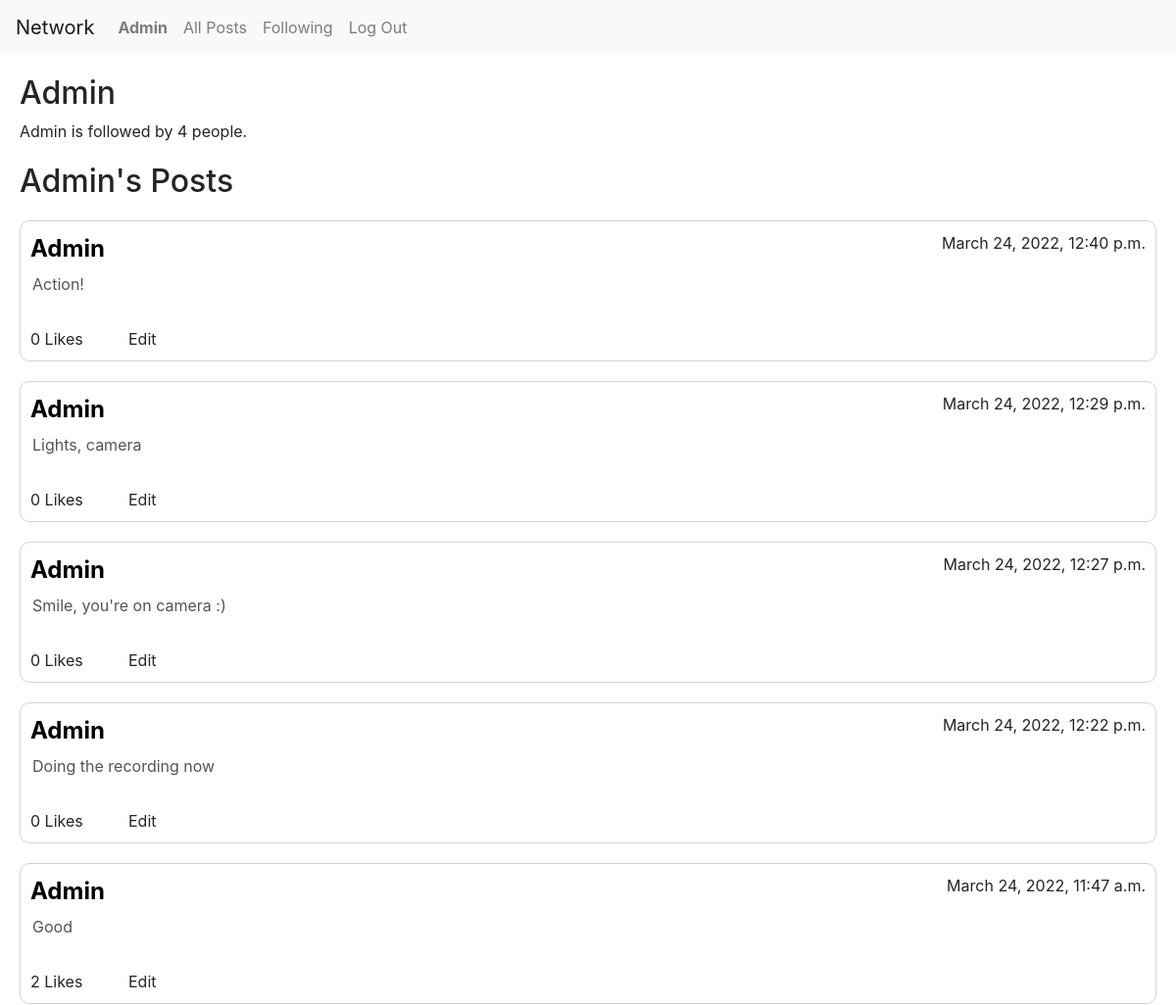
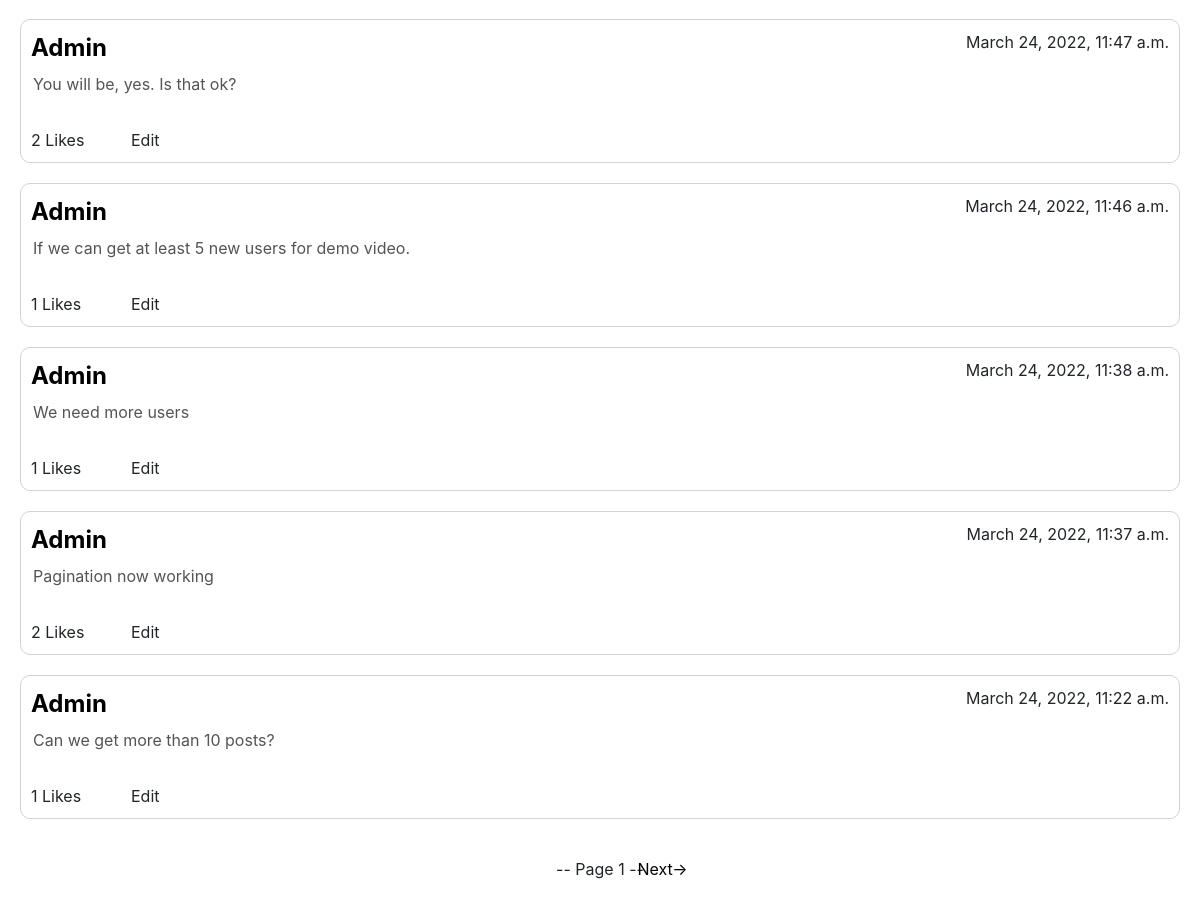
The app's page /profile3 (signed in) with its own data (2 pictures, top to bottom).
### network/models.py (models this page shows, shortened)
class User(AbstractUser):
    def __str__(self):
        return f"{self.username}"
    pass

class Post(models.Model):
    user = models.ForeignKey("User", on_delete=models.CASCADE, related_name="posts")
    content = models.CharField(max_length=300)
    timestamp = models.DateTimeField(auto_now_add=True)
    like_count = models.IntegerField(default=0)

### network/views.py (the view, shortened to what this page needs)
# urls.py: path("profile<str:user_id>", views.profile, name="profile"),
def profile(request, user_id):
    if request.method == 'GET':
        user = User.objects.get(pk=user_id)
        following = Follow.objects.filter(following=user, follower=request.user)
        follower_list = Follow.objects.filter(following=user)
        followers = len(follower_list)
        posts = Post.objects.filter(user=user).order_by('-timestamp')
        update_likes(posts)
        likes = get_likes(request)
        page = pagination(request,posts)
        return render(request, "network/profile.html", {
            "profile": user,
            "posts": page,
            "following": following,
            "followers": followers,
            "likes": likes
        })

### network/views.py (called while the page is built)
def update_likes(posts):
    for post in posts:
        likes = Like.objects.filter(post=post.id)
        count = len(likes)
        post.like_count = count
        post.save

def get_likes(request):
    likes = Like.objects.filter(user=request.user.id)
    posts =[]
    for like in likes:
        posts.append(like.post.id)
    return posts

def pagination(request, posts):
    pages = Paginator(posts, 10)
    page_num = request.GET.get('page')
    page = pages.get_page(page_num)
    return page

### network/templates/network/profile.html (shortened to what this page needs)
{% extends "network/layout.html" %}
{% load static %}
{% block body %}
<div class="profile-info">
    <div id="profile-info">
        <h2>{{ profile.username }}</h2>
        <p>{{ profile.username }} is followed by {{ followers }} people.</p>
    </div>
</div>
<div id="feed">
    {% if posts %}
        <h2 class="title">{{ profile.username }}'s Posts</h2>
        {% for post in posts %}
            <div class="post-block">
                <div class="post-info">
                    <div class="author">
                        <a href="{% url 'profile' post.user.id %}">{{ post.user }}</a>
                    </div>
                    <div class="timestamp">
                        <p>{{ post.timestamp }}</p>
                    </div>
                </div>
                <div class="post-content">
                    <textarea class="post-content" id="post_{{ post.id }}" disabled="true">{{ post.content }}</textarea>
                </div>
                <div class="post-likes">
                    {% if post.user == user %}
                        <p class="likes" id="like_{{ post.id }}">{{ post.like_count }} Likes</p>
                    {% else %}
                        {% if post.id in likes %}
                            <p class="likes liked" id="like_{{ post.id }}" onclick="unlike('{{ post.id }}')">{{ post.like_count }} Likes</p>
                        {% else %}
                            <p class="likes" id="like_{{ post.id }}" onclick="like('{{ post.id }}')">{{ post.like_count }} Likes</p>
                        {% endif %}
                    {% endif %}
                    {% if post.user == request.user %}
                        <div class="edit" id="edit_{{ post.id }}">
                            <p onclick="edit_post('{{ post.id }}')">Edit</p>
                        </div>
                    {% endif %}
                </div>
            </div>
        {% endfor %}
    {% else %}
        <h2 class="title">No Posts to show</h2>
    {% endif %}
    <div class="page-nav">
        <div id="current-page">
            <p> -- Page {{ posts.number }} -- </p>
        </div>
        {% if posts.has_next %}
            <div id="next-page">
                <a href="{% url 'profile' profile.id %}?page={{ posts.next_page_number }}">Next-></a>
            </div>
        {% endif %}
    </div>
</div>
{% endblock %}

### network/templates/network/layout.html (shortened to what this page needs)
{% load static %}
<!DOCTYPE html>
<html lang="en">
    <head>
        <link rel="stylesheet" href="https://stackpath.bootstrapcdn.com/bootstrap/4.4.1/css/bootstrap.min.css">
        <link href="{% static 'network/styles.css' %}" rel="stylesheet">
    </head>
    <body>
        <nav class="navbar navbar-expand-lg navbar-light bg-light">
            <a class="navbar-brand" href="#">Network</a>
            <div>
              <ul class="navbar-nav mr-auto">
                {% if user.is_authenticated %}
                    <li class="nav-item">
                        <a class="nav-link" href="{% url 'following' %}"><strong>{{ user.username }}</strong></a>
                    </li>
                {% endif %}
                <li class="nav-item">
                  <a class="nav-link" href="{% url 'index' %}">All Posts</a>
                </li>
                {% if user.is_authenticated %}
                    <li class="nav-item">
                        <a class="nav-link" href="{% url 'following' %}">Following</a>
                    </li>
                    <li class="nav-item">
                        <a class="nav-link" href="{% url 'logout' %}">Log Out</a>
                    </li>
                {% endif %}
              </ul>
            </div>
          </nav>
        <div class="body">
            {% block body %}
            {% endblock %}
        </div>
    </body>
</html>

### network/static/network/styles.css (style rules this page uses)
.post-block { border: 1px solid lightgray; border-radius: 10px; margin: 20px; padding: 10px; display: grid; width: auto; justify-items: left; }
.title { margin-left: 20px; }
.post-info { display: grid; grid-template-columns: 100px auto; width: 100%; }
.author { font-size: 24px; font-weight: bold; }
.author a { text-decoration: none; color: black; }
.timestamp { text-align: right; width: 100%; }
.post-likes { display: grid; grid-template-columns: 100px auto; }
.likes { margin-bottom: 0; }
.edit { margin-bottom: 0; user-select: none; }
.edit p { margin-bottom: 0px; }
.profile-info { margin: 20px; }
.post-content { width: 100%; resize: none; border: none; background-color: white; }
.likes { user-select: none; }
.page-nav { display: inline-block }
#current-page { margin-bottom: 0; text-align: center; position: absolute; left: 50%; transform: translate(-50%); }
#current-page p { margin-bottom: 5; }
#next-page { text-align: left; position: absolute; left: 55%; transform: translate(-45%); }
#next-page a { text-decoration: none; color: black; }

### records on screen
User: username "Admin"
Post: user "Admin", timestamp "March 24, 2022, 12:40 p.m.", id "Action!", like_count "0"
Post: user "Admin", timestamp "March 24, 2022, 12:29 p.m.", id "Lights, camera", like_count "0"
Post: user "Admin", timestamp "March 24, 2022, 12:27 p.m.", id "Smile, you're on camera :)", like_count "0"
Post: user "Admin", timestamp "March 24, 2022, 12:22 p.m.", id "Doing the recording now", like_count "0"
Post: user "Admin", timestamp "March 24, 2022, 11:47 a.m.", id "Good", like_count "2"
Post: user "Admin", timestamp "March 24, 2022, 11:47 a.m.", id "You will be, yes. Is that ok?", like_count "2"
Post: user "Admin", timestamp "March 24, 2022, 11:46 a.m.", id "If we can get at least 5 new users for demo video.", like_count "1"
Post: user "Admin", timestamp "March 24, 2022, 11:38 a.m.", id "We need more users", like_count "1"
Post: user "Admin", timestamp "March 24, 2022, 11:37 a.m.", id "Pagination now working", like_count "2"
Post: user "Admin", timestamp "March 24, 2022, 11:22 a.m.", id "Can we get more than 10 posts?", like_count "1"

### other values on screen
{{ followers }} "4"
{{ posts.number }} "1"
